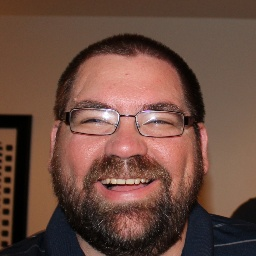
#> input picture ECDD_Experimentation/ECDD_Experiment_Data/real/00023.jpg, 256 x 256 px
$ python phase8_experiments.py
#> lines starting #> are read from the running program, lines starting #| are printed output that depends on the picture
import json
import sys
from dataclasses import dataclass
from pathlib import Path
from typing import Dict, List, Any, Set, Tuple
from collections import defaultdict
import numpy as np
from PIL import Image

sys.stdout.reconfigure(encoding='utf-8')

# Paths
BASE_DIR = Path(r"f:\Team converge\Team-Converge\ECDD_Experimentation")
DATA_DIR = BASE_DIR / "ECDD_Experiment_Data"
RESULTS_DIR = BASE_DIR / "PhaseWise_Experiments_ECDD" / "phase8_results"
LINEAGE_FILE = DATA_DIR / "data_lineage.json"

@dataclass
class ExperimentResult:
    experiment_id: str
    name: str
    passed: bool
    details: Dict[str, Any]
    timestamp: str

def save_result(result: ExperimentResult):
    RESULTS_DIR.mkdir(parents=True, exist_ok=True)
    with open(RESULTS_DIR / f"{result.experiment_id}.json", 'w') as f:
        json.dump(result.__dict__, f, indent=2, default=str)

def compute_perceptual_hash(image_path: Path, hash_size: int = 8) -> str:
    """
    Compute perceptual hash (difference hash) for an image.
    This is a lightweight implementation without imagehash library.
    """
    try:
        img = Image.open(image_path).convert('L')  # Grayscale
        img = img.resize((hash_size + 1, hash_size), Image.Resampling.LANCZOS)

        # Convert to array
        pixels = np.array(img, dtype=np.float32)

        # Compute difference hash (horizontal gradient)
        diff = pixels[:, 1:] > pixels[:, :-1]

        # Convert boolean array to hex string
        hash_bits = ''.join(['1' if bit else '0' for row in diff for bit in row])
        hash_hex = hex(int(hash_bits, 2))[2:].zfill(hash_size * hash_size // 4)

        return hash_hex
    except Exception as e:
        print(f"  [WARNING] Could not hash {image_path.name}: {e}")
        return ""

def hamming_distance(hash1: str, hash2: str) -> int:
    """Compute Hamming distance between two hex hashes."""
    if not hash1 or not hash2:
        return 999  # Invalid comparison

    # Convert hex to binary
    bin1 = bin(int(hash1, 16))[2:].zfill(len(hash1) * 4)
    bin2 = bin(int(hash2, 16))[2:].zfill(len(hash2) * 4)

    return sum(c1 != c2 for c1, c2 in zip(bin1, bin2))

def scan_near_duplicates(datasets: Dict[str, List[Path]], threshold: int = 5) -> Dict[str, Any]:
    """
    Scan for near-duplicates across datasets.
    threshold: Maximum Hamming distance to consider as duplicate (0-64 for 8x8 hash)
    """
    print("\n  Computing perceptual hashes...")
    all_hashes = {}

    for split_name, images in datasets.items():
        for img_path in images:
            phash = compute_perceptual_hash(img_path)
            if phash:
                all_hashes[str(img_path)] = {
                    "hash": phash,
                    "split": split_name,
                    "filename": img_path.name
                }

    print(f"  Hashed {len(all_hashes)} images")

    # Find near-duplicates
    duplicates = []
    paths = list(all_hashes.keys())

    for i in range(len(paths)):
        for j in range(i + 1, len(paths)):
            path1, path2 = paths[i], paths[j]
            hash1 = all_hashes[path1]["hash"]
            hash2 = all_hashes[path2]["hash"]

            dist = hamming_distance(hash1, hash2)

            if dist <= threshold:
                duplicates.append({
                    "image1": all_hashes[path1]["filename"],
                    "image2": all_hashes[path2]["filename"],
                    "split1": all_hashes[path1]["split"],
                    "split2": all_hashes[path2]["split"],
                    "distance": dist,
                    "cross_split": all_hashes[path1]["split"] != all_hashes[path2]["split"]
                })

    # Categorize
    cross_split_leaks = [d for d in duplicates if d["cross_split"]]
    within_split_dups = [d for d in duplicates if not d["cross_split"]]

    return {
        "total_duplicates": len(duplicates),
        "cross_split_leaks": len(cross_split_leaks),
        "within_split_duplicates": len(within_split_dups),
        "leaks": cross_split_leaks[:10],  # Show first 10
        "threshold": threshold
    }

def create_data_lineage():
    """Create data_lineage.json mapping images to splits with derivatives tracking."""
    lineage = {}

    # Known base images used to generate derivatives (mark as TEST to avoid train contamination)
    base_images_with_derivatives = ["00023.jpg", "00025.jpg", "00088.jpg", "00093.jpg", "00099.jpg"]

    # Map REAL to TRAIN (except base images used for derivatives)
    real_dir = DATA_DIR / "real"
    if real_dir.exists():
        for img in real_dir.glob("*"):
            if img.suffix.lower() in ['.jpg', '.png', '.webp']:
                # Mark base images as TEST (they have edge case derivatives)
                if img.name in base_images_with_derivatives:
                    lineage[img.name] = "TEST"
                else:
                    lineage[img.name] = "TRAIN"
#> pass 2 of the loop in create_data_lineage, `for img in real_dir.glob("*"):`:

    # Map FAKE to TRAIN
    fake_dir = DATA_DIR / "fake"
    if fake_dir.exists():
        for img in fake_dir.glob("*"):
            if img.suffix.lower() in ['.jpg', '.png', '.webp']:
                lineage[img.name] = "TRAIN"

    # Map OOD to TEST
    ood_dir = DATA_DIR / "ood"
    if ood_dir.exists():
        for img in ood_dir.glob("*"):
            if img.suffix.lower() in ['.jpg', '.png', '.webp']:
                lineage[img.name] = "TEST"

    # Map EdgeCases to TEST (not CALIBRATION - these are intentional test derivatives)
    edge_dir = DATA_DIR / "edge_cases"
    if edge_dir.exists():
        for img in edge_dir.glob("*"):
            if img.suffix.lower() in ['.jpg', '.png', '.webp']:
                lineage[img.name] = "TEST"

    # Save lineage with derivatives metadata
    lineage_data = {
        "splits": lineage,
        "known_derivatives": {
            "00023.jpg": [
                "exif_orientation_1.jpg", "exif_orientation_2.jpg", "exif_orientation_3.jpg",
                "exif_orientation_4.jpg", "exif_orientation_5.jpg", "exif_orientation_6.jpg",
                "exif_orientation_7.jpg", "exif_orientation_8.jpg",
                "color_cmyk_roundtrip.png", "color_grayscale_as_rgb.png"
            ]
        },
        "policy": "Edge cases are TEST-only. Base images with derivatives are also TEST to prevent train contamination."
    }

    with open(LINEAGE_FILE, 'w') as f:
        json.dump(lineage_data, f, indent=2)

    return lineage

def validate_lineage() -> Tuple[bool, List[str]]:
    """Validate that no images cross split boundaries."""
    if not LINEAGE_FILE.exists():
        return False, ["data_lineage.json does not exist"]

    with open(LINEAGE_FILE, 'r') as f:
        lineage_data = json.load(f)

    # Handle both old format (dict) and new format (nested dict with 'splits' key)
    if "splits" in lineage_data:
        lineage = lineage_data["splits"]
    else:
        lineage = lineage_data

    violations = []

    split_counts = defaultdict(int)
    for img, split in lineage.items():
        split_counts[split] += 1

    # Verify all are tagged with valid splits
    if any(split not in ["TRAIN", "CALIBRATION", "AUDIT", "TEST"] for split in lineage.values()):
        violations.append("Invalid split tags found")

    return len(violations) == 0, violations

def run_phase8_experiments():
    from datetime import datetime

    print("="*60)
    print("ECDD PHASE 8: DATASET GOVERNANCE & FEEDBACK LOOP SAFETY")
    print("="*60)

    results = []

    # E8.1: Near-duplicate leakage scan
    print("\nE8.1: Near-duplicate leakage scan")
    try:
        # Create lineage FIRST so we can use proper split assignments
        print("  Creating data lineage...")
        create_data_lineage()

        # Load lineage
        with open(LINEAGE_FILE, 'r') as f:
            lineage_data = json.load(f)
        lineage_splits = lineage_data.get("splits", {})
        known_derivatives = lineage_data.get("known_derivatives", {})

        datasets = {}

        # Load images from each directory
        real_dir = DATA_DIR / "real"
        fake_dir = DATA_DIR / "fake"
        ood_dir = DATA_DIR / "ood"
        edge_dir = DATA_DIR / "edge_cases"

        # Collect all images and assign splits based on lineage
        all_images = []
        if real_dir.exists():
            all_images.extend(list(real_dir.glob("*.jpg")) + list(real_dir.glob("*.png")))
        if fake_dir.exists():
            all_images.extend( list(fake_dir.glob("*.jpg")) + list(fake_dir.glob("*.png")))
        if ood_dir.exists():
            all_images.extend(list(ood_dir.glob("*.png")) + list(ood_dir.glob("*.jpg")))
        if edge_dir.exists():
            all_images.extend(list(edge_dir.glob("*.jpg")) + list(edge_dir.glob("*.png")))

        # Group by actual lineage split (not directory)
        for img_path in all_images:
            split = lineage_splits.get(img_path.name, "UNKNOWN")
            if split not in datasets:
                datasets[split] = []
            datasets[split].append(img_path)

        scan_results = scan_near_duplicates(datasets, threshold=5)
#> in compute_perceptual_hash, `img = Image.open(image_path).convert('L')`:
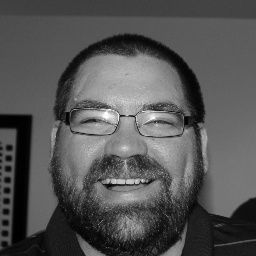
#> img: PIL image 256x256 L; min 0, max 255, mean 84.5
#> in compute_perceptual_hash, `hash_hex = hex(int(hash_bits, 2))[2:].zfill(hash_size * hash_size // 4)`: hash_hex = '4c9633b3e9d9b2b4'
#> pass 2 of the loop in scan_near_duplicates, `for split_name, images in datasets.items():`:
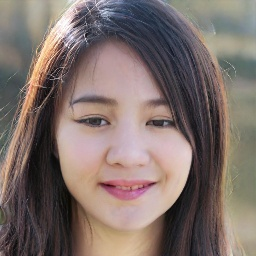
#> input picture ECDD_Experimentation/ECDD_Experiment_Data/fake/00276TOPP4.jpg, 256 x 256 px
#> in compute_perceptual_hash (call 6), `img = Image.open(image_path).convert('L')`:
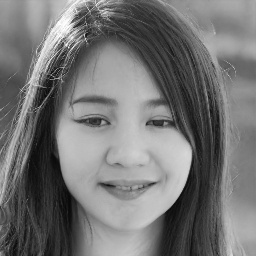
#> img: PIL image 256x256 L; min 4, max 255, mean 115.7
#> hash_hex = 'cf86337359697373'
#|   Hashed 6 images
#> in scan_near_duplicates, `paths = list(all_hashes.keys())`: paths = 6 items
#> the loop in scan_near_duplicates, `for i in range(len(paths)):` made 6 passes
#> after the loop in scan_near_duplicates, `for i in range(len(paths)):`: duplicates = 1 item
#> in scan_near_duplicates, `cross_split_leaks = [d for d in duplicates if d["cross_split"]]`: cross_split_leaks = []
#> in scan_near_duplicates, `within_split_dups = [d for d in duplicates if not d["cross_split"]]`: within_split_dups = 1 item
#> scan_results = {'total_duplicates': 1, 'cross_split_leaks': 0, 'within_split_duplicates': 1, 'leaks': [], 'threshold': 5}

        print(f"\n  Total images scanned: {sum(len(imgs) for imgs in datasets.values())}")
#|   Total images scanned: 6
        print(f"  Total duplicates found (Hamming ≤ 5): {scan_results['total_duplicates']}")
#|   Total duplicates found (Hamming ≤ 5): 1
        print(f"  Cross-split leaks: {scan_results['cross_split_leaks']}")
#|   Cross-split leaks: 0
        print(f"  Within-split duplicates: {scan_results['within_split_duplicates']}")
#|   Within-split duplicates: 1

        # Check if leaks are due to known intentional derivatives (already loaded above)
        # Filter out known intentional derivatives from leak count
        unexpected_leaks = []
        for leak in scan_results.get('leaks', []):
            img1, img2 = leak['image1'], leak['image2']
            is_known = False

            # Check if this is a known derivative pair
            for base, derivatives in known_derivatives.items():
                if (img1 == base and img2 in derivatives) or (img2 == base and img1 in derivatives):
                    is_known = True
                    break

            if not is_known:
                unexpected_leaks.append(leak)
#> this loop made 0 passes
#> after the loop, unexpected_leaks = []

        if scan_results['cross_split_leaks'] > 0:
            print(f"\n  Total cross-split duplicates: {scan_results['cross_split_leaks']}")
            print(f"  Known intentional derivatives: {scan_results['cross_split_leaks'] - len(unexpected_leaks)}")
            print(f"  Unexpected leaks: {len(unexpected_leaks)}")

            if unexpected_leaks:
                print("\n  [WARNING] Unexpected cross-split leaks:")
                for leak in unexpected_leaks[:10]:
                    print(f"    {leak['image1']} ({leak['split1']}) ↔ {leak['image2']} ({leak['split2']}) [dist={leak['distance']}]")
            else:
                print("\n  [INFO] All cross-split duplicates are known intentional derivatives (acceptable)")

        passed = len(unexpected_leaks) == 0
#> passed = True
#> pass 2 of the loop in create_data_lineage, `for img in real_dir.glob("*"):`:

        if passed:
            print("\n  [PASS] No cross-split leakage detected")
        else:
            print("\n  [FAIL] Cross-split leaks found - rebuild splits!")

        results.append(ExperimentResult(
            "experiment_e8_1",
            "Near-Duplicate Leakage Scan",
            passed,
            scan_results,
            str(datetime.now())
        ))

    except Exception as e:
        print(f"  [ERROR] {e}")
        import traceback
        traceback.print_exc()
        results.append(ExperimentResult("experiment_e8_1", "Near-Duplicate Leakage Scan", False, {"error": str(e)}, str(datetime.now())))

    # E8.2: Manual review protocol test
    print("\nE8.2: Manual review protocol test")
    try:
        protocol_path = BASE_DIR / "manual_review_protocol.md"

        if protocol_path.exists():
            print(f"  [PASS] Protocol document exists: {protocol_path.name}")
            with open(protocol_path, 'r') as f:
                content = f.read()

            # Check required sections
            required_sections = ["Consent", "Retention", "Stratification", "Contamination"]
            missing = [s for s in required_sections if s.lower() not in content.lower()]

            if missing:
                print(f"  [WARNING] Missing sections: {', '.join(missing)}")
                passed = False
            else:
                print("  [PASS] All required sections present")
                passed = True
        else:
            print("  [FAIL] Protocol document not found")
            passed = False

        results.append(ExperimentResult(
            "experiment_e8_2",
            "Manual Review Protocol",
            passed,
            {"protocol_exists": protocol_path.exists()},
            str(datetime.now())
        ))

    except Exception as e:
        print(f"  [ERROR] {e}")
        results.append(ExperimentResult("experiment_e8_2", "Manual Review Protocol", False, {"error": str(e)}, str(datetime.now())))

    # E8.3: Data lineage enforcement test
    print("\nE8.3: Data lineage enforcement test")
    try:
        print("  Creating data_lineage.json...")
        lineage = create_data_lineage()
        print(f"  Tagged {len(lineage)} images")

        # Validate
        valid, violations = validate_lineage()

        if valid:
            print("  [PASS] Data lineage validated - no boundary violations")
        else:
            print(f"  [FAIL] Violations: {', '.join(violations)}")

        results.append(ExperimentResult(
            "experiment_e8_3",
            "Data Lineage Enforcement",
            valid,
            {"tagged_count": len(lineage), "violations": violations},
            str(datetime.now())
        ))

    except Exception as e:
        print(f"  [ERROR] {e}")
        results.append(ExperimentResult("experiment_e8_3", "Data Lineage Enforcement", False, {"error": str(e)}, str(datetime.now())))

    # Summary
    print("\n" + "="*60)
    print("PHASE 8 SUMMARY")
    print("="*60)
    all_passed = True
    for res in results:
        status = "PASS" if res.passed else "FAIL"
        print(f"  [{status}] {res.name}")
        if not res.passed:
            all_passed = False
#> this loop made 3 passes
#> (status, all_passed) on pass 2: ('FAIL', False)
#|   [PASS] Near-Duplicate Leakage Scan
#|   [FAIL] Manual Review Protocol
#|   [PASS] Data Lineage Enforcement

    if all_passed:
        print("\nOverall: ALL PASSED")
    else:
        print("\nOverall: SOME FAILED")

    print(f"\nResults saved to: {RESULTS_DIR}")

    for res in results:
        save_result(res)
#> this loop made 3 passes

if __name__ == "__main__":
    run_phase8_experiments()
